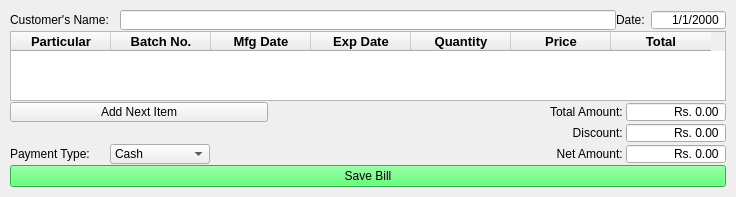
      <widget class="QWidget" name="page_add_bill">
       <layout class="QGridLayout" name="gridLayout_9">
        <property name="leftMargin">
         <number>10</number>
        </property>
        <property name="topMargin">
         <number>10</number>
        </property>
        <property name="rightMargin">
         <number>10</number>
        </property>
        <property name="bottomMargin">
         <number>10</number>
        </property>
        <property name="verticalSpacing">
         <number>1</number>
        </property>
        <item row="0" column="0">
         <layout class="QHBoxLayout" name="horizontalLayout_3">
          <item>
           <widget class="QLabel" name="label_28">
            <property name="minimumSize">
             <size>
              <width>110</width>
              <height>0</height>
             </size>
            </property>
            <property name="maximumSize">
             <size>
              <width>110</width>
              <height>16777215</height>
             </size>
            </property>
            <property name="text">
             <string>Customer's Name: </string>
            </property>
           </widget>
          </item>
          <item>
           <widget class="QLineEdit" name="input_customer_name">
            <property name="maximumSize">
             <size>
              <width>16777215</width>
              <height>20</height>
             </size>
            </property>
           </widget>
          </item>
          <item>
           <widget class="QLabel" name="label_29">
            <property name="minimumSize">
             <size>
              <width>35</width>
              <height>0</height>
             </size>
            </property>
            <property name="maximumSize">
             <size>
              <width>35</width>
              <height>16777215</height>
             </size>
            </property>
            <property name="text">
             <string>Date: </string>
            </property>
           </widget>
          </item>
          <item>
           <widget class="QDateTimeEdit" name="input_bill_date">
            <property name="minimumSize">
             <size>
              <width>75</width>
              <height>0</height>
             </size>
            </property>
            <property name="maximumSize">
             <size>
              <width>75</width>
              <height>20</height>
             </size>
            </property>
            <property name="focusPolicy">
             <enum>Qt::NoFocus</enum>
            </property>
            <property name="alignment">
             <set>Qt::AlignRight|Qt::AlignTrailing|Qt::AlignVCenter</set>
            </property>
            <property name="readOnly">
             <bool>true</bool>
            </property>
            <property name="buttonSymbols">
             <enum>QAbstractSpinBox::NoButtons</enum>
            </property>
            <property name="displayFormat">
             <string>d/M/yyyy</string>
            </property>
           </widget>
          </item>
         </layout>
        </item>
        <item row="1" column="0" alignment="Qt::AlignHCenter">
         <widget class="QTableWidget" name="table_add_bill">
          <property name="focusPolicy">
           <enum>Qt::NoFocus</enum>
          </property>
          <property name="sizeAdjustPolicy">
           <enum>QAbstractScrollArea::AdjustToContents</enum>
          </property>
          <property name="editTriggers">
           <set>QAbstractItemView::NoEditTriggers</set>
          </property>
          <column>
           <property name="text">
            <string>          Particular          </string>
           </property>
           <property name="font">
            <font>
             <family>Segoe UI</family>
             <pointsize>10</pointsize>
             <bold>true</bold>
            </font>
           </property>
          </column>
          <column>
           <property name="text">
            <string>      Batch No.      </string>
           </property>
           <property name="font">
            <font>
             <family>Segoe UI</family>
             <pointsize>10</pointsize>
             <bold>true</bold>
            </font>
           </property>
          </column>
          <column>
           <property name="text">
            <string>Mfg Date</string>
           </property>
           <property name="font">
            <font>
             <family>Segoe UI</family>
             <pointsize>10</pointsize>
             <bold>true</bold>
            </font>
           </property>
          </column>
          <column>
           <property name="text">
            <string>Exp Date</string>
           </property>
           <property name="font">
            <font>
             <family>Segoe UI</family>
             <pointsize>10</pointsize>
             <bold>true</bold>
            </font>
           </property>
          </column>
          <column>
           <property name="text">
            <string>Quantity</string>
           </property>
           <property name="font">
            <font>
             <family>Segoe UI</family>
             <pointsize>10</pointsize>
             <bold>true</bold>
            </font>
           </property>
          </column>
          <column>
           <property name="text">
            <string>Price</string>
           </property>
           <property name="font">
            <font>
             <family>Segoe UI</family>
             <pointsize>10</pointsize>
             <bold>true</bold>
            </font>
           </property>
          </column>
          <column>
           <property name="text">
            <string>Total</string>
           </property>
           <property name="font">
            <font>
             <family>Segoe UI</family>
             <pointsize>10</pointsize>
             <bold>true</bold>
            </font>
           </property>
          </column>
         </widget>
        </item>
        <item row="2" column="0">
         <layout class="QHBoxLayout" name="horizontalLayout_5">
          <item>
           <widget class="QPushButton" name="button_add_next_item">
            <property name="maximumSize">
             <size>
              <width>16777215</width>
              <height>20</height>
             </size>
            </property>
            <property name="text">
             <string>Add Next Item</string>
            </property>
           </widget>
          </item>
          <item>
           <widget class="QLabel" name="label_34">
            <property name="text">
             <string/>
            </property>
           </widget>
          </item>
          <item>
           <widget class="QLabel" name="label_30">
            <property name="minimumSize">
             <size>
              <width>100</width>
              <height>0</height>
             </size>
            </property>
            <property name="maximumSize">
             <size>
              <width>100</width>
              <height>16777215</height>
             </size>
            </property>
            <property name="text">
             <string>Total Amount: </string>
            </property>
            <property name="alignment">
             <set>Qt::AlignRight|Qt::AlignTrailing|Qt::AlignVCenter</set>
            </property>
           </widget>
          </item>
          <item>
           <widget class="QDoubleSpinBox" name="input_total_amount">
            <property name="minimumSize">
             <size>
              <width>100</width>
              <height>0</height>
             </size>
            </property>
            <property name="maximumSize">
             <size>
              <width>100</width>
              <height>20</height>
             </size>
            </property>
            <property name="focusPolicy">
             <enum>Qt::NoFocus</enum>
            </property>
            <property name="alignment">
             <set>Qt::AlignRight|Qt::AlignTrailing|Qt::AlignVCenter</set>
            </property>
            <property name="readOnly">
             <bool>true</bool>
            </property>
            <property name="buttonSymbols">
             <enum>QAbstractSpinBox::NoButtons</enum>
            </property>
            <property name="prefix">
             <string>Rs. </string>
            </property>
            <property name="maximum">
             <double>9999999.990000000223517</double>
            </property>
           </widget>
          </item>
         </layout>
        </item>
        <item row="3" column="0">
         <layout class="QHBoxLayout" name="horizontalLayout_6">
          <item>
           <widget class="QLabel" name="label_35">
            <property name="text">
             <string/>
            </property>
           </widget>
          </item>
          <item>
           <widget class="QLabel" name="label_31">
            <property name="minimumSize">
             <size>
              <width>100</width>
              <height>0</height>
             </size>
            </property>
            <property name="maximumSize">
             <size>
              <width>100</width>
              <height>16777215</height>
             </size>
            </property>
            <property name="text">
             <string>Discount: </string>
            </property>
            <property name="alignment">
             <set>Qt::AlignRight|Qt::AlignTrailing|Qt::AlignVCenter</set>
            </property>
           </widget>
          </item>
          <item>
           <widget class="QDoubleSpinBox" name="input_discount">
            <property name="minimumSize">
             <size>
              <width>100</width>
              <height>0</height>
             </size>
            </property>
            <property name="maximumSize">
             <size>
              <width>100</width>
              <height>20</height>
             </size>
            </property>
            <property name="alignment">
             <set>Qt::AlignRight|Qt::AlignTrailing|Qt::AlignVCenter</set>
            </property>
            <property name="buttonSymbols">
             <enum>QAbstractSpinBox::NoButtons</enum>
            </property>
            <property name="prefix">
             <string>Rs. </string>
            </property>
            <property name="maximum">
             <double>9999999.990000000223517</double>
            </property>
           </widget>
          </item>
         </layout>
        </item>
        <item row="4" column="0">
         <layout class="QHBoxLayout" name="horizontalLayout_7">
          <item>
           <widget class="QLabel" name="label_33">
            <property name="minimumSize">
             <size>
              <width>100</width>
              <height>0</height>
             </size>
            </property>
            <property name="maximumSize">
             <size>
              <width>100</width>
              <height>16777215</height>
             </size>
            </property>
            <property name="text">
             <string>Payment Type: </string>
            </property>
           </widget>
          </item>
          <item>
           <widget class="QComboBox" name="input_payment_type">
            <property name="minimumSize">
             <size>
              <width>100</width>
              <height>0</height>
             </size>
            </property>
            <property name="maximumSize">
             <size>
              <width>100</width>
              <height>20</height>
             </size>
            </property>
            <property name="layoutDirection">
             <enum>Qt::LeftToRight</enum>
            </property>
            <item>
             <property name="text">
              <string>Cash</string>
             </property>
            </item>
            <item>
             <property name="text">
              <string>eSewa</string>
             </property>
            </item>
            <item>
             <property name="text">
              <string>eBank</string>
             </property>
            </item>
           </widget>
          </item>
          <item>
           <widget class="QLabel" name="label_36">
            <property name="text">
             <string/>
            </property>
           </widget>
          </item>
          <item>
           <widget class="QLabel" name="label_32">
            <property name="minimumSize">
             <size>
              <width>100</width>
              <height>0</height>
             </size>
            </property>
            <property name="maximumSize">
             <size>
              <width>100</width>
              <height>16777215</height>
             </size>
            </property>
            <property name="text">
             <string>Net Amount: </string>
            </property>
            <property name="alignment">
             <set>Qt::AlignRight|Qt::AlignTrailing|Qt::AlignVCenter</set>
            </property>
           </widget>
          </item>
          <item>
           <widget class="QDoubleSpinBox" name="input_net_amount">
            <property name="minimumSize">
             <size>
              <width>100</width>
              <height>0</height>
             </size>
            </property>
            <property name="maximumSize">
             <size>
              <width>100</width>
              <height>20</height>
             </size>
            </property>
            <property name="focusPolicy">
             <enum>Qt::NoFocus</enum>
            </property>
            <property name="alignment">
             <set>Qt::AlignRight|Qt::AlignTrailing|Qt::AlignVCenter</set>
            </property>
            <property name="readOnly">
             <bool>true</bool>
            </property>
            <property name="buttonSymbols">
             <enum>QAbstractSpinBox::NoButtons</enum>
            </property>
            <property name="prefix">
             <string>Rs. </string>
            </property>
            <property name="maximum">
             <double>9999999.990000000223517</double>
            </property>
           </widget>
          </item>
         </layout>
        </item>
        <item row="5" column="0">
         <layout class="QHBoxLayout" name="horizontalLayout_8">
          <item>
           <widget class="QPushButton" name="button_add_bill">
            <property name="styleSheet">
             <string notr="true">background-color: rgb(52, 255, 82);
color: rgb(0, 0, 0);</string>
            </property>
            <property name="text">
             <string>Save Bill</string>
            </property>
           </widget>
          </item>
         </layout>
        </item>
       </layout>
      </widget>
